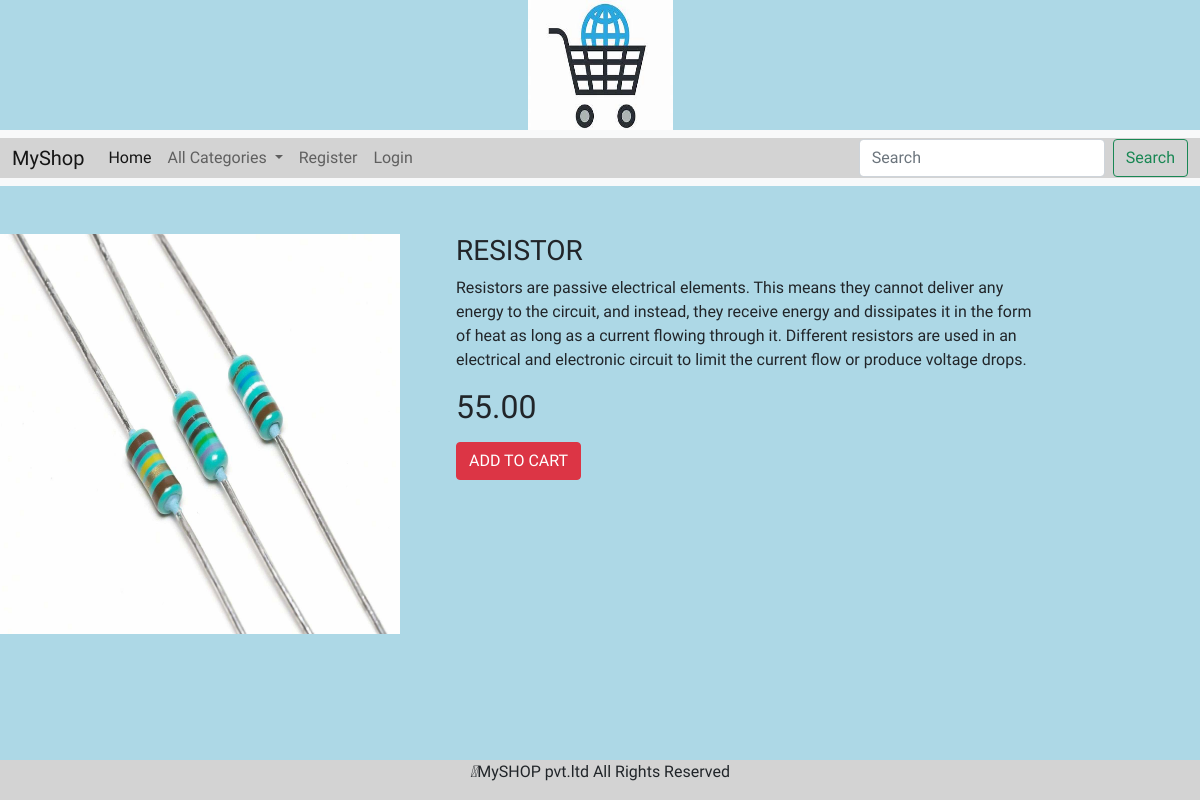
Page /details/RESISTOR on the committed database.
### shop/models.py (models this page shows, shortened)
class product(models.Model):
    name = models.CharField(max_length=20)
    description = models.TextField()
    image = models.ImageField(upload_to="product", null=True, blank=True)
    price=models.DecimalField(max_digits=10,decimal_places=2)
    category=models.ForeignKey(category,on_delete=models.CASCADE)
    stock=models.IntegerField()
    available=models.BooleanField(default=True)
    created=models.DateTimeField(auto_now_add=True)
    updated=models.DateTimeField(auto_now=True)

### shop/views.py (the view)
# urls.py: path('details/<c>',views.details,name="details"),
def details(request,c):
    p=product.objects.get(name=c)
    return render(request,'details.html',{'p':p})

### shop/context_processors.py (called while the page is built)
def menu_links(request):
    c=category.objects.all()
    return{'links':c}

### templates/details.html (shortened to what this page needs)
{%extends 'base.html' %}
{% block content %}
<div class="row">
    <div class="col-sm-4 me-5">
        <img src="{{p.image.url}}" height="400px" width="400px">
    </div>
    <div class="col-sm-6 me-5">
        <h3>{{p.name}}</h3>
        <p class="mt-2 lh-base">{{p.description}}</p>
        <h2 class="mt-2">{{p.price}}</h2>
        <a  href="{% url 'cart:addtocart' p.name%}" class=" btn btn-danger mt-2">ADD TO CART</a>
    </div></div>
{% endblock %}

### static/css/style.css (style rules this page uses)
body { background-color:lightblue; font-family: 'Coustard', serif; }

### rows in the picture
product: image (picture), name "RESISTOR", description "Resistors are passive electrical elements. This means they cannot deliver any energy to the circuit, and instead, they receive energy and dissipates it in the form of heat as long as a current flowing through it. Different resistors are used in an electrical and electronic circuit to limit the current flow or produce voltage drops.", price "55.00"
